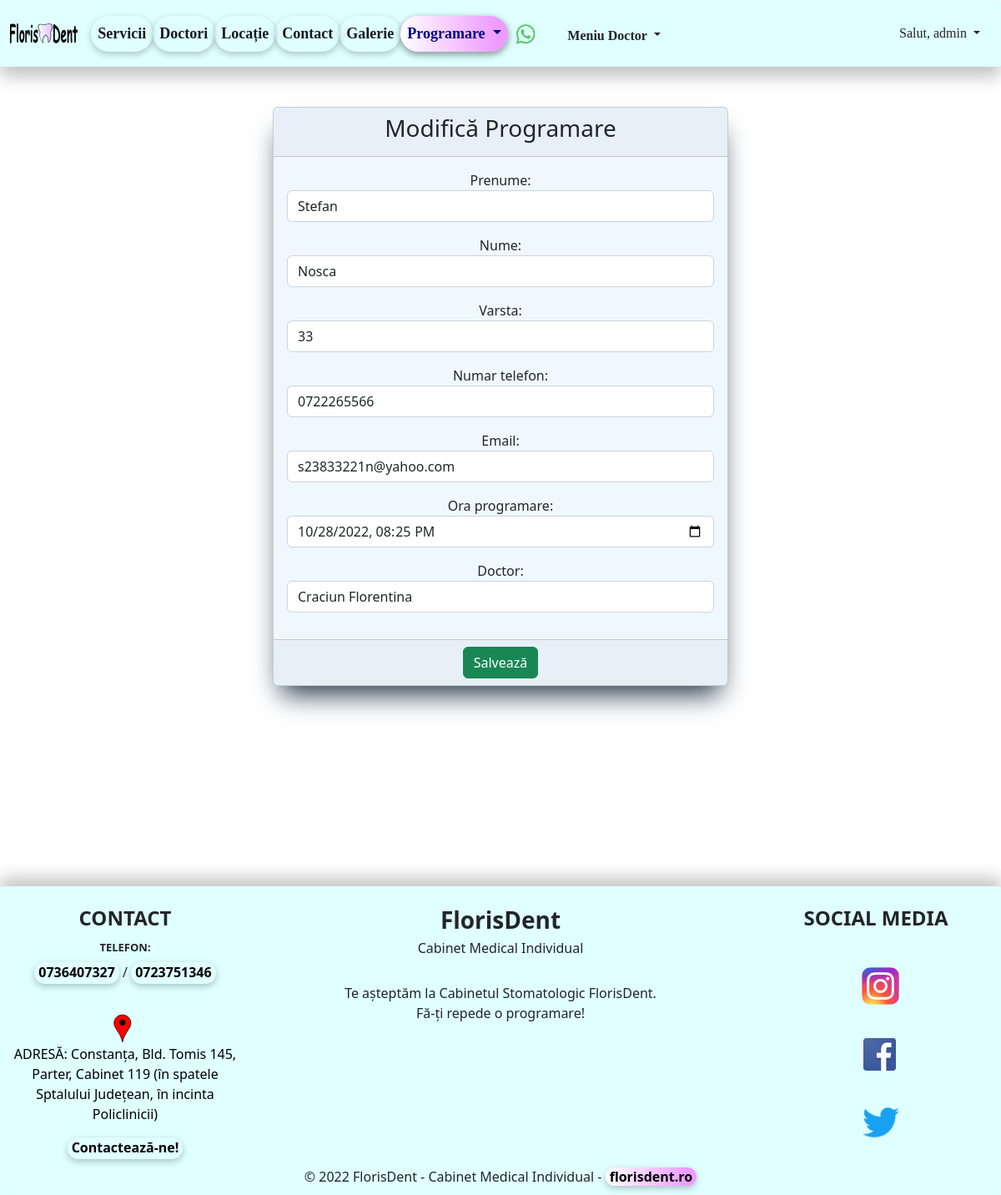
The page /update_programare/33/ (signed in) on the database its author committed.
### programari/models.py (models this page shows, shortened)
class Programari(models.Model):
    prenume = models.CharField(max_length=30)
    nume = models.CharField(max_length=30)
    varsta = models.IntegerField()
    numar_telefon = models.CharField(blank=True, max_length=20)
    email = models.EmailField(blank=True, max_length=50)
    ora_programare = models.DateTimeField()
    doctor = models.ForeignKey(Doctor, on_delete=models.CASCADE, null=True)
    active = models.BooleanField(default=True)
    created_at = models.DateTimeField(auto_now_add=True)
    updated_at = models.DateTimeField(auto_now=True)

### programari/views.py (the view, shortened to what this page needs)
# urls.py: path('update_programare/<int:pk>/', views.ProgramariUpdateView.as_view(), name='update-programare'),
class ProgramariUpdateView(LoginRequiredMixin, UpdateView):
    template_name = 'programari/update_programare.html'
    model = Programari
    form_class = ProgramariForm
    success_url = reverse_lazy('list-of-programari')

### programari/forms.py
class ProgramariForm(forms.ModelForm):
    class Meta:
        model = Programari
        fields = ['prenume', 'nume', 'varsta', 'numar_telefon', 'email', 'ora_programare', 'doctor']
        widgets = {
            'prenume': TextInput(attrs={'placeholder': 'Introduceți prenumele... (obligatoriu)', 'class': 'form-control'}),
            'nume': TextInput(attrs={'placeholder': 'Introduceți numele...(obligatoriu)', 'class': 'form-control'}),
            'varsta': TextInput(attrs={'placeholder': 'Introduceți vârsta...(obligatoriu)', 'class': 'form-control'}),
            'numar_telefon': TextInput(attrs={'placeholder': 'Introduceți numarul de telefon...', 'class': 'form-control'}),
            'email': EmailInput(attrs={'placeholder': 'Introduceți adresa de email...', 'class': 'form-control'}),
            'ora_programare': DateTimeInput(attrs={'class': 'form-control', 'type': 'datetime-local'}),
            'doctor': Select(attrs={'class': 'form-control'})
        }

### doctori/models.py (called while the page is built)
    def __str__(self):
        return f'{self.nume_doctor}'

### templates/programari/update_programare.html (shortened to what this page needs)
{% extends 'base.html' %}
{% block content %}
    <div class="container text-center">
        <div class="row">
            <div class="col-md-6 offset-md-3">
                <div class="card" style="box-shadow: rgb(38, 57, 77) 0px 20px 30px -10px; background-color: aliceblue">
                    <div class="card-header">
                        <h3 class="text-center">Modifică Programare</h3>
                    </div>
                    <form method="post" enctype="multipart/form-data">
                        <div class="card-body">
                            {{ form.as_p }}
                        </div>
                        <div class="card-footer text-center">
                            <button type="submit" class="btn btn-success">Salvează</button>
                        </div>
                    </form>
                </div>
                <br><br>
            </div>
        </div>
    </div>
{% endblock %}

### templates/navbar.html (shortened to what this page needs)
{% load static %}
<nav class="navbar navbar-expand-sm sticky-top" style="background-color: #e0ffff; height: 80px">
    <div class="container-fluid">
        <a id="navbar-brand" class="navbar-brand" href="{% url 'home' %}" title="Prima Pagina FlorisDent">
            <img src="{% static 'images/florisdent_logo.svg' %}"
                 style="height: 1.6rem;">
        </a>
        <br>
        <div class="collapse navbar-collapse" id="navbarSupportedContent">
            <ul class="navbar-nav me-auto mb-2 mb-lg-0">
                <li class="nav-item">
                    <a class="nav-link active" aria-current="page" href="{% url 'list-preturi' %}"
                       title="Vezi serviciile noastre!">Servicii</a>
                </li>
                <li class="nav-item">
                    <a class="nav-link active" aria-current="page" href="{% url 'list-of-doctori' %}"
                       title="Vezi doctorii nostri!">Doctori</a>
                </li>
                <li class="nav-item d-flex">
                    <a class="nav-link active" aria-current="page" href="{% url 'locatie' %}"
                       title="Vezi unde ne gasesti in Constanta">Locație
                    </a>
                </li>
                <li class="nav-item d-flex">
                    <a class="nav-link active" aria-current="page" href="{% url 'create-mesaj' %}"
                       title="Contacteaza-ne!">Contact
                    </a>
                </li>
                <li class="nav-item d-flex">
                    <a class="nav-link active" aria-current="page" href="{% url 'galerie' %}"
                       title="Vezi Galeria FlorisDent!">Galerie
                    </a>
                </li>
                <li class="nav-item dropdown">
                    <a class="nav-link dropdown-toggle" href="#" role="button" data-bs-toggle="dropdown"
                       aria-expanded="false" title="Fă o programare!" style="color: darkblue; box-shadow: rgba(0, 0, 0, 0.24) 0px 3px 8px;
                        border-radius: 25px; background: rgb(252,252,252); background: linear-gradient(90deg, rgba(255,255,255,1) 0%, rgba(237,155,255,1) 90%);">
                        Programare
                    </a>
                </li>
                <a class="navbar-brand"
                   href="https://api.whatsapp.com/send?phone=+40736407327&text=Buna ziua, as dori o programare, ma puteti ajuta?"
                   title="Contacteaza-ne prin WhatsApp">
                    <img src="{% static 'images/wapp.png' %}" style="height: 25px; padding-top: 1px">
                </a>
                {% if user.is_authenticated %}
                    <div class="dropdown">
                    <button class="btn b_doctor dropdown-toggle" type="button" data-bs-toggle="dropdown"
                            aria-expanded="false" title="Vezi Meniul Doctorului">
                        Meniu Doctor
                    </button>
                {% endif %}
                </div>
            </ul>
            {% if user.is_authenticated %}
                <div class="dropdown">
                    <button class="btn b_user dropdown-toggle" type="button" data-bs-toggle="dropdown"
                            aria-expanded="false">
                        Salut, {{ user }}
                    </button>
                </div>
            {% endif %}
        </div>
    </div>
</nav>

### static/css/main.css (style rules this page uses)
.nav-link { font-size: large; }

### templates/navbar.html (style rules this page uses)
#navbar-brand { margin-bottom: 5px; padding-bottom: 5px; }
.navbar { border-radius: 3px; box-shadow: rgba(0, 0, 0, 0.24) 0px 12px 20px; width: 100%; float: left; margin: 0 0 0 0; padding: 0; margin-bottom: 3rem; }
.nav-item { font-weight: bold; font-size: smaller; font-family: "Microsoft Sans Serif"; margin: 0; box-shadow: rgba(0, 0, 0, 0.24) 0px 3px 8px; color: black; border-radius: 23px; }
.b_user { border-radius: 25px; font-family: "Microsoft Sans Serif"; }
.b_doctor { border-radius: 25px; font-family: "Microsoft Sans Serif"; font-size: medium; margin-top: 5px; margin-left: 0; font-weight: bold; }

### rows shown on the page
Programari: prenume "Stefan", nume "Nosca", varsta "33", numar_telefon "0722265566", email "s23833221n@yahoo.com", ora_programare "10/28/2022 20:25", doctor "Craciun Florentina"

### other values the page prints
{{ user }} "admin"
